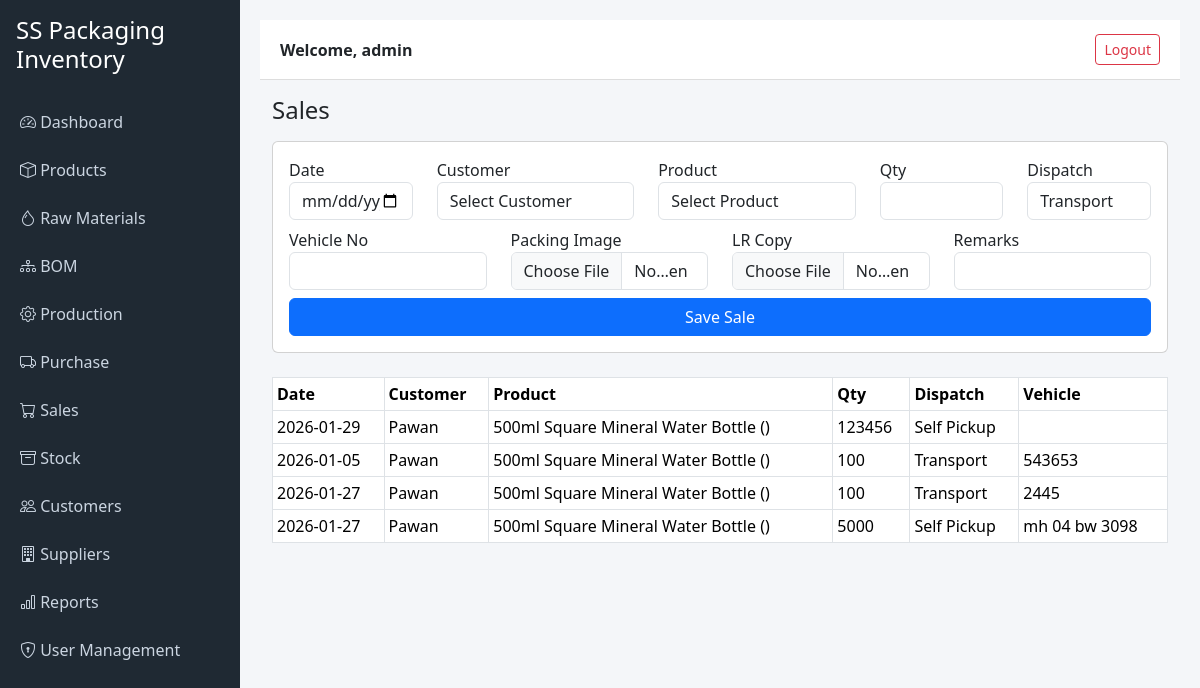
The app's page /sales (signed in), older data.
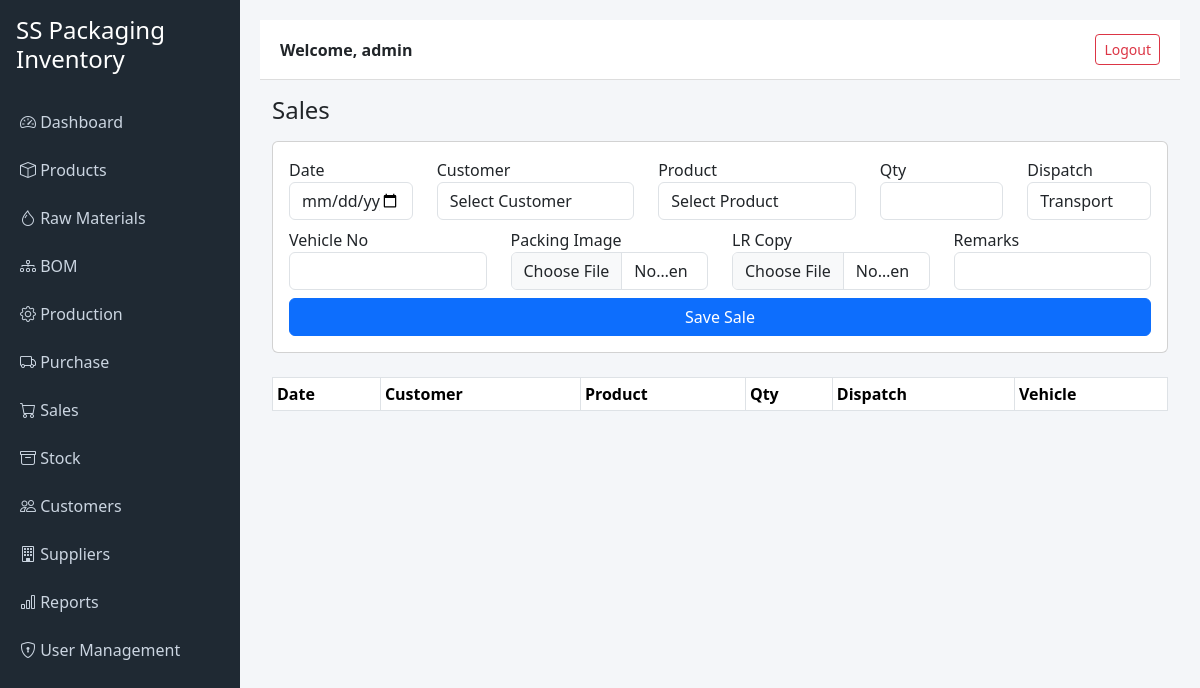
The same page, newer data.
### tables this page shows
CREATE TABLE sales (
    id INTEGER PRIMARY KEY AUTOINCREMENT,
    date TEXT,
    customer_name TEXT,
    product_id INTEGER,
    quantity INTEGER,
    packing_image_path TEXT,
    lr_copy_path TEXT,
    dispatch_type TEXT,
    vehicle_number TEXT,
    remarks TEXT
, customer_id INTEGER);

CREATE TABLE products (
    id INTEGER PRIMARY KEY AUTOINCREMENT,
    name TEXT NOT NULL,
    volume TEXT,
    preform_weight REAL,
    cap_type TEXT,
    image_path TEXT
);

### app.py (the view, shortened to what this page needs)
@app.route("/sales", methods=["GET", "POST"])
@login_required(role=["admin", "data_entry"])
def sales():
    conn = get_db_connection()
    customers = conn.execute("SELECT * FROM customers").fetchall()
    products = conn.execute("SELECT * FROM products").fetchall()
    error = None
    sales_list = conn.execute("""
        SELECT sales.*, customers.name AS customer_name, products.name
        FROM sales
        LEFT JOIN customers ON sales.customer_id = customers.id
        LEFT JOIN products ON sales.product_id = products.id
        ORDER BY sales.id DESC
    """).fetchall()
    conn.close()
    return render_template("sales.html", customers=customers, products=products, sales=sales_list, error=error)

### app.py (called while the page is built)
def get_db_connection():
    base_dir = os.path.dirname(os.path.abspath(__file__))
    db_path = os.path.join(base_dir, "inventory.db")
    conn = sqlite3.connect(db_path)
    conn.row_factory = sqlite3.Row
    return conn

def login_required(role=None):
    def wrapper(f):
        @wraps(f)
        def decorated_function(*args, **kwargs):
            if "user_id" not in session:
                return redirect("/login")
            if role:
                user_role = session.get("role")
                if isinstance(role, list):
                    if user_role not in role:
                        return "Access Denied", 403
                else:
                    if user_role != role:
                        return "Access Denied", 403
            return f(*args, **kwargs)
        return decorated_function
    return wrapper

### templates/sales.html (shortened to what this page needs)
{% extends "base.html" %}
{% block content %}
<h4 class="mb-3">Sales</h4>
<form method="post" enctype="multipart/form-data" class="card p-3 mb-4">
    <div class="row mb-2">
        <div class="col-md-2">
            <label>Date</label>
            <input type="date" name="date" class="form-control" required>
        </div>
        <div class="col-md-3">
            <label>Customer</label>
            <select name="customer_id" class="form-control" required>
                <option value="">Select Customer</option>
            </select>
        </div>
        <div class="col-md-3">
            <label>Product</label>
            <select name="product_id" class="form-control" required>
                <option value="">Select Product</option>
            </select>
        </div>
        <div class="col-md-2">
            <label>Qty</label>
            <input type="number" name="quantity" class="form-control" required>
        </div>
        <div class="col-md-2">
            <label>Dispatch</label>
            <select name="dispatch_type" class="form-control">
                <option value="Transport">Transport</option>
            </select>
        </div>
    </div>
    <div class="row mb-2">
        <div class="col-md-3">
            <label>Vehicle No</label>
            <input type="text" name="vehicle_number" class="form-control">
        </div>
        <div class="col-md-3">
            <label>Packing Image</label>
            <input type="file" name="packing_image" class="form-control">
        </div>
        <div class="col-md-3">
            <label>LR Copy</label>
            <input type="file" name="lr_copy" class="form-control">
        </div>
        <div class="col-md-3">
            <label>Remarks</label>
            <input type="text" name="remarks" class="form-control">
        </div>
    </div>
    <button class="btn btn-primary">Save Sale</button>
</form>
<table class="table table-bordered table-sm">
    <tr>
        <th>Date</th>
        <th>Customer</th>
        <th>Product</th>
        <th>Qty</th>
        <th>Dispatch</th>
        <th>Vehicle</th>
    </tr>
    {% for r in sales %}
    <tr>
        <td>{{ r.date }}</td>
        <td>{{ r.customer_name }}</td>
        <td>{{ r.name }} ({{ r.volume }})</td>
        <td>{{ r.quantity }}</td>
        <td>{{ r.dispatch_type }}</td>
        <td>{{ r.vehicle_number }}</td>
    </tr>
    {% endfor %}
</table>
{% endblock %}

Row changes from the older to the newer data that the page shows:
removed sales: date "2026-01-29", customer_name "Pawan", name "500ml Square Mineral Water Bottle", quantity "123456", dispatch_type "Self Pickup"
removed sales: date "2026-01-05", customer_name "Pawan", name "500ml Square Mineral Water Bottle", quantity "100", dispatch_type "Transport", vehicle_number "543653"
removed sales: date "2026-01-27", customer_name "Pawan", name "500ml Square Mineral Water Bottle", quantity "100", dispatch_type "Transport", vehicle_number "2445"
removed sales: date "2026-01-27", customer_name "Pawan", name "500ml Square Mineral Water Bottle", quantity "5000", dispatch_type "Self Pickup", vehicle_number "mh 04 bw 3098"
